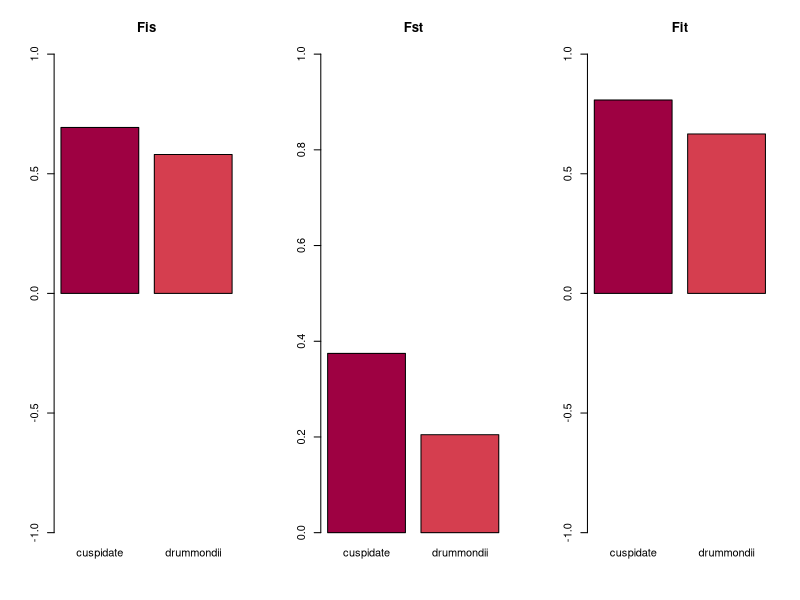

Write the R code that produced this figure.
# Gates Dupont  #
# 4100 Prelim 2 #
# F18           #
# # # # # # # # #

library(RColorBrewer)

#------------------------------------QUESTION 2a------------------------------------

#----Setting up populations----
cuspidate = data.frame(
  subpop = 1:43,
  p = c(rep(1,40), 0.49, 0.83, 0.91), # allele frequency
  H0 = c(rep(0,40), 0.17, 0.06, 0.06)
)

drummondii = data.frame(
  subpop = 1:73,
  p = c(rep(1, 66), 0.86, 0.8, 0.7, 0.96, 0.96, 0.73, 0.91),
  H0 = c(rep(0, 66), 0.06, 0.12, 0.2, 0.03, 0.09, 0.15, 0.06)
)

#----Calculating expected H----
cuspidate$He = 2 * cuspidate$p * (1-cuspidate$p)
drummondii$He = 2 * drummondii$p * (1-drummondii$p)
# Could also do equation 6 on review guide?

#----H stats for each pop----
H0.c = mean(cuspidate$H0) # Observed H
Hs.c = mean(cuspidate$He) # Metapopulation (total) expected H
p.bar.c = mean(cuspidate$p)
Ht.c = 2 * p.bar.c * (1-p.bar.c)
#Ht.c.old = mean(2*(cuspidate$p^2)) # Subpopulation expected H ------------Not sure this is right

H0.d = mean(drummondii$H0) 
Hs.d = mean(drummondii$He)
p.bar.d = mean(drummondii$p)
Ht.d = 2 * p.bar.d * (1-p.bar.d)
#Ht.d.old = mean(2*(drummondii$p^2))

#----cuspidate F stats----
Fis.c = 1 - (H0.c / Hs.c) # Within-subpop H
Fst.c = 1 - (Hs.c / Ht.c) # Metapop H
Fit.c = 1 - (H0.c / Ht.c) # Total / at both levels
Fit.c.check = Fis.c + Fst.c - Fis.c * Fst.c # Math check

#----drummondii F stats----
Fis.d = 1 - (H0.d / Hs.d)
Fst.d = 1 - (Hs.d / Ht.d)
Fit.d = 1 - (H0.d / Ht.d)
Fit.d.check = Fis.d + Fst.d - Fis.d * Fst.d 

par(mfrow=c(1,3))
barplot(c(Fis.c, Fis.d), names.arg = c("cuspidate", "drummondii"), main="Fis", ylim=c(-1,1), col = brewer.pal(n = 10, name = 'Spectral'))
barplot(c(Fst.c, Fst.d), names.arg = c("cuspidate", "drummondii"), main="Fst", ylim=c(0,1), col =  brewer.pal(n = 10, name = 'Spectral'))
barplot(c(Fit.c, Fit.d), names.arg = c("cuspidate", "drummondii"), main="Fit", ylim=c(-1,1), col =  brewer.pal(n = 10, name = 'Spectral'))
dev.off()

#------------------------------------QUESTION 2b------------------------------------

#----Calculating Nem----
Ne_m.d = 0.25*((1/Fst.d)-1)
Ne_m.d2 = (1-Fst.d)/(4*Fst.d)

#------------------------------------QUESTION 2c------------------------------------

#----Calculating Ne----
Ne.d = Ne_m.d/0.1

#------------------------------------QUESTION 2d------------------------------------

#----Calculating Ne----
Ne.d.2 = Ne_m.d/(0.1*10)
